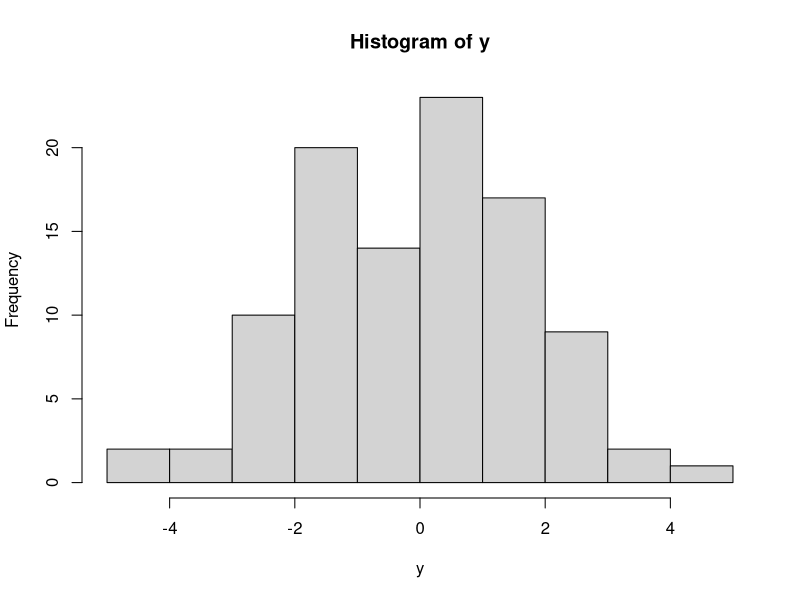
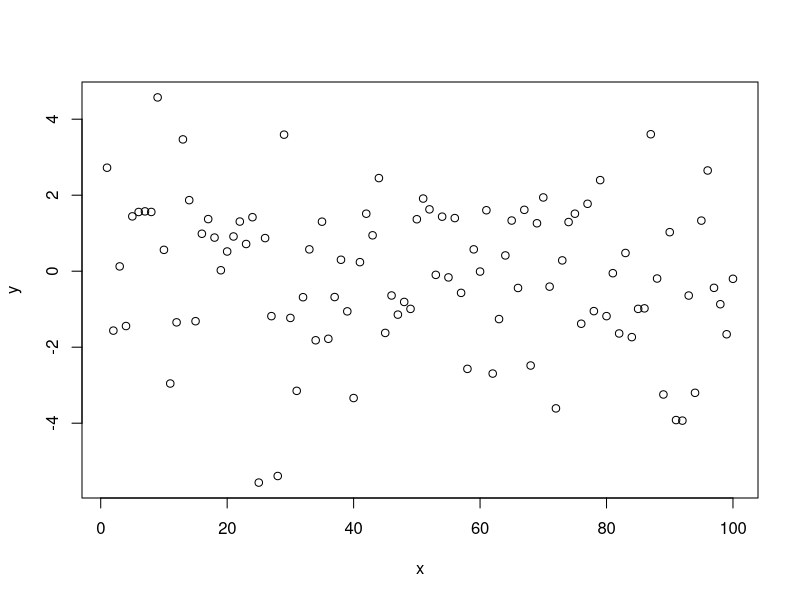

R code for these plots, in order:
## ---- chunk 1
#| echo: true
library(tidyverse)
# Create example data frames
df1 <- data.frame(
  studentId = c(1, 2, 3, 4),
  name = c("Alice", "Bob", "Carol", "David"),
  score = c(85, 92, 78, 88)
)

df2 <- data.frame(
  studentId = c(2, 3, 4, 5),
  department = c("Biology", "Chemistry", "Physics", "Math"),
  year = c(2, 3, 1, 4)
)

inner_join(df1, df2, by = "studentId")

## ---- chunk 2
#| echo: true
x <- 1:10
y <- rnorm(100, mean = 0, sd = 2)
x
x * 2
hist(y)
## ---- chunk 3
#| echo: true

x <- 1:100
y <- rnorm(100, mean = 0, sd = 2)
plot(x, y)
